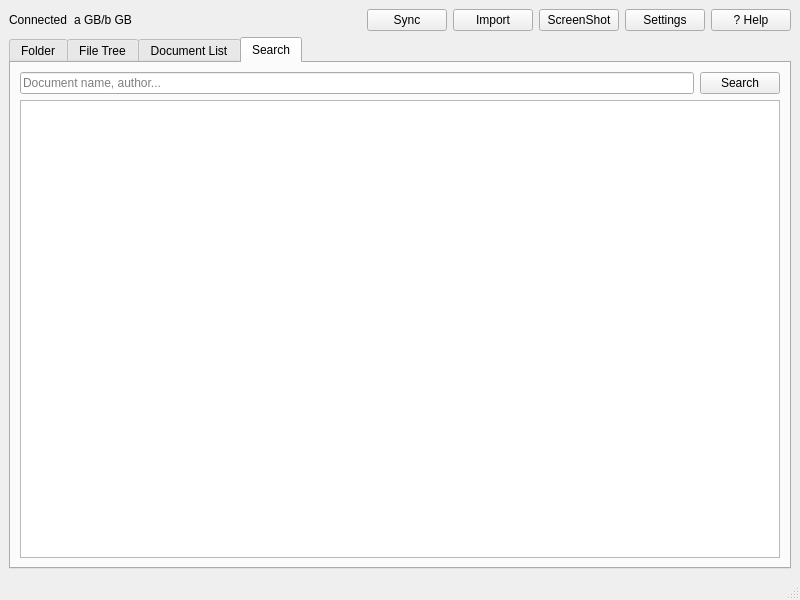
<?xml version="1.0" encoding="UTF-8"?>
<ui version="4.0">
 <class>MainWindow</class>
 <widget class="QMainWindow" name="MainWindow">
  <property name="geometry">
   <rect>
    <x>0</x>
    <y>0</y>
    <width>800</width>
    <height>600</height>
   </rect>
  </property>
  <property name="windowTitle">
   <string>Qt-Digital Paper App</string>
  </property>
  <property name="windowIcon">
   <iconset resource="../../assets/assets.qrc">
    <normaloff>:/main/icon.png</normaloff>:/main/icon.png</iconset>
  </property>
  <property name="iconSize">
   <size>
    <width>240</width>
    <height>240</height>
   </size>
  </property>
  <widget class="QWidget" name="centralwidget">
   <layout class="QGridLayout" name="gridLayout_2">
    <item row="0" column="7">
     <widget class="QPushButton" name="pushButton_5">
      <property name="text">
       <string>? Help</string>
      </property>
     </widget>
    </item>
    <item row="0" column="2">
     <spacer name="horizontalSpacer_2">
      <property name="orientation">
       <enum>Qt::Horizontal</enum>
      </property>
      <property name="sizeHint" stdset="0">
       <size>
        <width>40</width>
        <height>20</height>
       </size>
      </property>
     </spacer>
    </item>
    <item row="0" column="5">
     <widget class="QPushButton" name="pushButton_7">
      <property name="text">
       <string>ScreenShot</string>
      </property>
      <property name="icon">
       <iconset resource="../../assets/assets.qrc">
        <normaloff>:/main/screenshot.png</normaloff>:/main/screenshot.png</iconset>
      </property>
     </widget>
    </item>
    <item row="0" column="3">
     <widget class="QPushButton" name="pushButton_9">
      <property name="text">
       <string>Sync</string>
      </property>
      <property name="icon">
       <iconset resource="../../assets/assets.qrc">
        <normaloff>:/main/sync.png</normaloff>:/main/sync.png</iconset>
      </property>
     </widget>
    </item>
    <item row="0" column="0">
     <widget class="QLabel" name="label">
      <property name="text">
       <string>Connected</string>
      </property>
     </widget>
    </item>
    <item row="0" column="1">
     <widget class="QLabel" name="label_3">
      <property name="text">
       <string>a GB/b GB</string>
      </property>
     </widget>
    </item>
    <item row="0" column="6">
     <widget class="QPushButton" name="pushButton_6">
      <property name="text">
       <string>Settings</string>
      </property>
      <property name="icon">
       <iconset resource="../../assets/assets.qrc">
        <normaloff>:/main/gear.png</normaloff>:/main/gear.png</iconset>
      </property>
     </widget>
    </item>
    <item row="0" column="4">
     <widget class="QPushButton" name="pushButton_8">
      <property name="text">
       <string>Import</string>
      </property>
      <property name="icon">
       <iconset resource="../../assets/assets.qrc">
        <normaloff>:/main/import.png</normaloff>:/main/import.png</iconset>
      </property>
     </widget>
    </item>
    <item row="1" column="0" colspan="8">
     <widget class="QTabWidget" name="tabWidget">
      <property name="currentIndex">
       <number>3</number>
      </property>
      <widget class="QWidget" name="tab">
       <attribute name="icon">
        <iconset resource="../../assets/assets.qrc">
         <normaloff>:/folder operation/folder.png</normaloff>:/folder operation/folder.png</iconset>
       </attribute>
       <attribute name="title">
        <string>Folder</string>
       </attribute>
       <layout class="QGridLayout" name="gridLayout_3">
        <item row="1" column="0" colspan="7">
         <widget class="QTableView" name="tableView">
          <attribute name="horizontalHeaderStretchLastSection">
           <bool>true</bool>
          </attribute>
         </widget>
        </item>
        <item row="0" column="6">
         <widget class="QLabel" name="label_2">
          <property name="text">
           <string>Document root/</string>
          </property>
         </widget>
        </item>
        <item row="0" column="0">
         <widget class="QPushButton" name="pushButton">
          <property name="toolTip">
           <string>Add Folder</string>
          </property>
          <property name="text">
           <string/>
          </property>
          <property name="icon">
           <iconset resource="../../assets/assets.qrc">
            <normaloff>:/folder operation/folder_add.png</normaloff>:/folder operation/folder_add.png</iconset>
          </property>
          <property name="iconSize">
           <size>
            <width>30</width>
            <height>30</height>
           </size>
          </property>
         </widget>
        </item>
        <item row="0" column="1">
         <widget class="QPushButton" name="pushButton_4">
          <property name="toolTip">
           <string>Export From Digital Paper</string>
          </property>
          <property name="text">
           <string/>
          </property>
          <property name="icon">
           <iconset resource="../../assets/assets.qrc">
            <normaloff>:/main/export.png</normaloff>:/main/export.png</iconset>
          </property>
          <property name="iconSize">
           <size>
            <width>30</width>
            <height>30</height>
           </size>
          </property>
         </widget>
        </item>
        <item row="0" column="2">
         <widget class="QPushButton" name="pushButton_2">
          <property name="toolTip">
           <string>Remove File/Folder</string>
          </property>
          <property name="text">
           <string/>
          </property>
          <property name="icon">
           <iconset resource="../../assets/assets.qrc">
            <normaloff>:/main/trash.png</normaloff>:/main/trash.png</iconset>
          </property>
          <property name="iconSize">
           <size>
            <width>30</width>
            <height>30</height>
           </size>
          </property>
         </widget>
        </item>
        <item row="0" column="3">
         <widget class="QPushButton" name="pushButton_3">
          <property name="toolTip">
           <string>Set Folders Sync</string>
          </property>
          <property name="text">
           <string/>
          </property>
          <property name="icon">
           <iconset resource="../../assets/assets.qrc">
            <normaloff>:/folder operation/folder_sync.png</normaloff>:/folder operation/folder_sync.png</iconset>
          </property>
          <property name="iconSize">
           <size>
            <width>30</width>
            <height>30</height>
           </size>
          </property>
         </widget>
        </item>
        <item row="0" column="5">
         <spacer name="horizontalSpacer">
          <property name="orientation">
           <enum>Qt::Horizontal</enum>
          </property>
          <property name="sizeHint" stdset="0">
           <size>
            <width>40</width>
            <height>20</height>
           </size>
          </property>
         </spacer>
        </item>
       </layout>
      </widget>
      <widget class="QWidget" name="tab_4">
       <attribute name="icon">
        <iconset resource="../../assets/assets.qrc">
         <normaloff>:/main/file_tree.png</normaloff>:/main/file_tree.png</iconset>
       </attribute>
       <attribute name="title">
        <string>File Tree</string>
       </attribute>
       <layout class="QGridLayout" name="gridLayout_5">
        <item row="0" column="5" colspan="2">
         <spacer name="horizontalSpacer_4">
          <property name="orientation">
           <enum>Qt::Horizontal</enum>
          </property>
          <property name="sizeHint" stdset="0">
           <size>
            <width>565</width>
            <height>20</height>
           </size>
          </property>
         </spacer>
        </item>
        <item row="1" column="0" colspan="7">
         <widget class="QTreeView" name="treeView"/>
        </item>
        <item row="0" column="0">
         <widget class="QPushButton" name="pushButton_15">
          <property name="toolTip">
           <string>Add Folder</string>
          </property>
          <property name="text">
           <string/>
          </property>
          <property name="icon">
           <iconset resource="../../assets/assets.qrc">
            <normaloff>:/folder operation/folder_add.png</normaloff>:/folder operation/folder_add.png</iconset>
          </property>
          <property name="iconSize">
           <size>
            <width>30</width>
            <height>30</height>
           </size>
          </property>
         </widget>
        </item>
        <item row="0" column="1">
         <widget class="QPushButton" name="pushButton_10">
          <property name="toolTip">
           <string>Export From Digital Paper</string>
          </property>
          <property name="text">
           <string/>
          </property>
          <property name="icon">
           <iconset resource="../../assets/assets.qrc">
            <normaloff>:/main/export.png</normaloff>:/main/export.png</iconset>
          </property>
          <property name="iconSize">
           <size>
            <width>30</width>
            <height>30</height>
           </size>
          </property>
         </widget>
        </item>
        <item row="0" column="2">
         <widget class="QPushButton" name="pushButton_12">
          <property name="toolTip">
           <string>Remove File/Folder</string>
          </property>
          <property name="text">
           <string/>
          </property>
          <property name="icon">
           <iconset resource="../../assets/assets.qrc">
            <normaloff>:/main/trash.png</normaloff>:/main/trash.png</iconset>
          </property>
          <property name="iconSize">
           <size>
            <width>30</width>
            <height>30</height>
           </size>
          </property>
         </widget>
        </item>
        <item row="0" column="3">
         <widget class="QPushButton" name="pushButton_16">
          <property name="toolTip">
           <string>Set Folders Sync</string>
          </property>
          <property name="text">
           <string/>
          </property>
          <property name="icon">
           <iconset resource="../../assets/assets.qrc">
            <normaloff>:/folder operation/folder_sync.png</normaloff>:/folder operation/folder_sync.png</iconset>
          </property>
          <property name="iconSize">
           <size>
            <width>30</width>
            <height>30</height>
           </size>
          </property>
         </widget>
        </item>
       </layout>
      </widget>
      <widget class="QWidget" name="tab_2">
       <attribute name="icon">
        <iconset resource="../../assets/assets.qrc">
         <normaloff>:/main/files.png</normaloff>:/main/files.png</iconset>
       </attribute>
       <attribute name="title">
        <string>Document List</string>
       </attribute>
       <layout class="QGridLayout" name="gridLayout">
        <item row="0" column="5">
         <spacer name="horizontalSpacer_3">
          <property name="orientation">
           <enum>Qt::Horizontal</enum>
          </property>
          <property name="sizeHint" stdset="0">
           <size>
            <width>661</width>
            <height>20</height>
           </size>
          </property>
         </spacer>
        </item>
        <item row="1" column="0" colspan="6">
         <widget class="QTableView" name="tableView_2">
          <attribute name="horizontalHeaderStretchLastSection">
           <bool>true</bool>
          </attribute>
         </widget>
        </item>
        <item row="0" column="3">
         <widget class="QPushButton" name="pushButton_11">
          <property name="toolTip">
           <string>Export From Digital Paper</string>
          </property>
          <property name="text">
           <string/>
          </property>
          <property name="icon">
           <iconset resource="../../assets/assets.qrc">
            <normaloff>:/main/export.png</normaloff>:/main/export.png</iconset>
          </property>
          <property name="iconSize">
           <size>
            <width>30</width>
            <height>30</height>
           </size>
          </property>
         </widget>
        </item>
        <item row="0" column="1">
         <spacer name="horizontalSpacer_5">
          <property name="orientation">
           <enum>Qt::Horizontal</enum>
          </property>
          <property name="sizeType">
           <enum>QSizePolicy::Fixed</enum>
          </property>
          <property name="sizeHint" stdset="0">
           <size>
            <width>30</width>
            <height>0</height>
           </size>
          </property>
         </spacer>
        </item>
        <item row="0" column="4">
         <widget class="QPushButton" name="pushButton_13">
          <property name="toolTip">
           <string>Remove File/Folder</string>
          </property>
          <property name="text">
           <string/>
          </property>
          <property name="icon">
           <iconset resource="../../assets/assets.qrc">
            <normaloff>:/main/trash.png</normaloff>:/main/trash.png</iconset>
          </property>
          <property name="iconSize">
           <size>
            <width>30</width>
            <height>30</height>
           </size>
          </property>
         </widget>
        </item>
       </layout>
      </widget>
      <widget class="QWidget" name="tab_3">
       <attribute name="icon">
        <iconset resource="../../assets/assets.qrc">
         <normaloff>:/main/search.png</normaloff>:/main/search.png</iconset>
       </attribute>
       <attribute name="title">
        <string>Search</string>
       </attribute>
       <layout class="QGridLayout" name="gridLayout_4">
        <item row="0" column="0">
         <widget class="QLineEdit" name="lineEdit">
          <property name="placeholderText">
           <string>Document name, author...</string>
          </property>
         </widget>
        </item>
        <item row="0" column="1">
         <widget class="QPushButton" name="pushButton_14">
          <property name="text">
           <string>Search</string>
          </property>
          <property name="icon">
           <iconset resource="../../assets/assets.qrc">
            <normaloff>:/main/search.png</normaloff>:/main/search.png</iconset>
          </property>
         </widget>
        </item>
        <item row="1" column="0" colspan="2">
         <widget class="QTableView" name="tableView_3"/>
        </item>
       </layout>
      </widget>
     </widget>
    </item>
   </layout>
  </widget>
  <widget class="QMenuBar" name="menubar">
   <property name="geometry">
    <rect>
     <x>0</x>
     <y>0</y>
     <width>800</width>
     <height>20</height>
    </rect>
   </property>
  </widget>
  <widget class="QStatusBar" name="statusbar"/>
 </widget>
 <resources>
  <include location="../../assets/assets.qrc"/>
 </resources>
 <connections/>
</ui>
